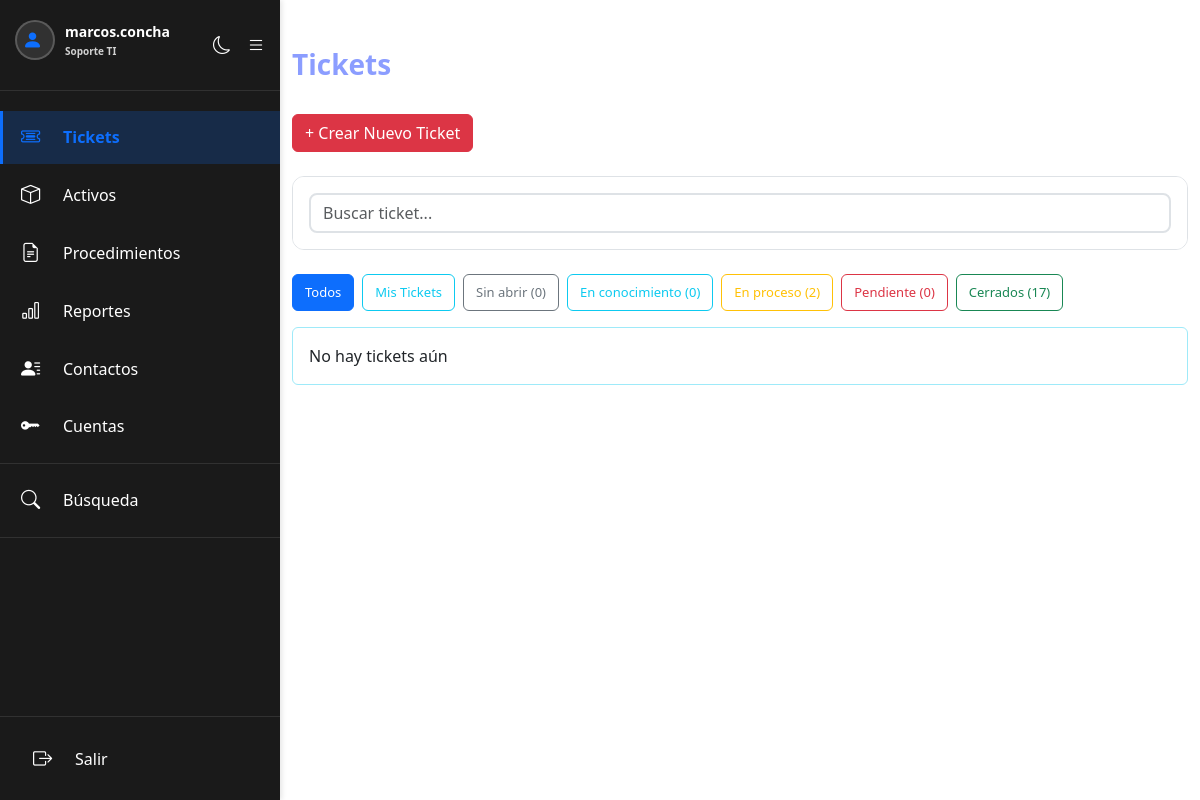
The page /tickets.php (signed in) on the database as committed earlier.
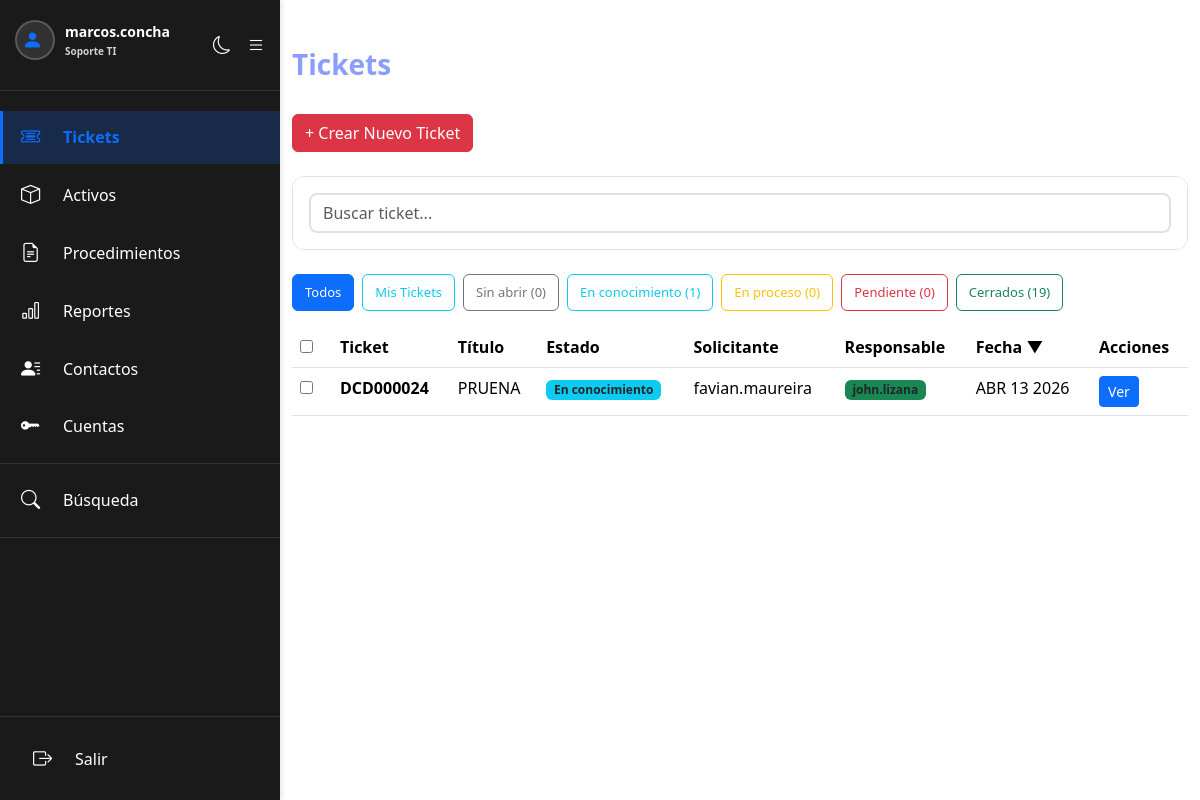
The same page on the database as committed later.
### tables this page shows
CREATE TABLE `tickets` (
  `id` int NOT NULL AUTO_INCREMENT,
  `ticket_padre_id` int DEFAULT NULL,
  `ticket_number` varchar(50) NOT NULL,
  `titulo` varchar(255) NOT NULL,
  `descripcion` longtext,
  `estado` varchar(50) DEFAULT 'sin abrir',
  `es_cerrado` tinyint(1) DEFAULT '0',
  `usuario_creador` int DEFAULT NULL,
  `nombre_solicitante` varchar(255) DEFAULT NULL,
  `propietario` int DEFAULT NULL,
  `responsable` int DEFAULT NULL,
  `fecha_creacion` datetime DEFAULT CURRENT_TIMESTAMP,
  `fecha_ultima_modificacion` datetime DEFAULT CURRENT_TIMESTAMP ON UPDATE CURRENT_TIMESTAMP,
  `motivo_cierre` varchar(255) DEFAULT NULL,
  `estado_cancelacion` varchar(255) DEFAULT NULL,
  PRIMARY KEY (`id`),
  UNIQUE KEY `ticket_number` (`ticket_number`),
  KEY `usuario_creador` (`usuario_creador`),
  KEY `propietario` (`propietario`),
  KEY `responsable` (`responsable`),
  KEY `fk_ticket_padre` (`ticket_padre_id`),
  CONSTRAINT `fk_ticket_padre` FOREIGN KEY (`ticket_padre_id`) REFERENCES `tickets` (`id`) ON DELETE CASCADE,
  CONSTRAINT `tickets_ibfk_1` FOREIGN KEY (`usuario_creador`) REFERENCES `users` (`id`),
  CONSTRAINT `tickets_ibfk_2` FOREIGN KEY (`propietario`) REFERENCES `users` (`id`),
  CONSTRAINT `tickets_ibfk_3` FOREIGN KEY (`responsable`) REFERENCES `users` (`id`)
);

CREATE TABLE `users` (
  `id` int NOT NULL AUTO_INCREMENT,
  `nombre_completo` varchar(255) DEFAULT NULL,
  `username` varchar(50) NOT NULL,
  `password` varchar(255) NOT NULL,
  `foto_perfil` varchar(255) DEFAULT NULL,
  `role` varchar(20) DEFAULT 'viewer',
  `created_at` datetime DEFAULT CURRENT_TIMESTAMP,
  `necesita_cambiar_password` tinyint(1) DEFAULT '0',
  `email` varchar(255) DEFAULT NULL,
  `numero_telefono` varchar(20) NOT NULL,
  `dpto_division` varchar(255) DEFAULT NULL,
  PRIMARY KEY (`id`),
  UNIQUE KEY `username` (`username`)
);

### includes/config.php (called while the page is built, shortened)
<?php
function formatearFecha($fecha) {
    $meses = ['', 'ENE', 'FEB', 'MAR', 'ABR', 'MAY', 'JUN', 'JUL', 'AGO', 'SEP', 'OCT', 'NOV', 'DIC'];
    $timestamp = strtotime($fecha);
    $mes = $meses[date('n', $timestamp)];
    $dia = date('d', $timestamp);
    $año = date('Y', $timestamp);
    return "$mes $dia $año";
}

### tickets.php (the view, shortened to what the changed rows need)
<?php
require_once 'includes/config.php';
$tickets = [];
$estado_filtro = $_GET["estado"] ?? "";
$mis_tickets = $_GET["mis_tickets"] ?? "";
$mostrar_cerrados = $_GET["cerrados"] ?? "0";
$pagina = max(1, (int)($_GET["pagina"] ?? 1));
$orden = $_GET["orden"] ?? "fecha";
$direccion = $_GET["dir"] ?? "DESC";
$tickets_por_pagina = 9;
$offset = ($pagina - 1) * $tickets_por_pagina;
$orden_map = [
    'ticket_number' => 't.ticket_number',
    'titulo' => 't.titulo',
    'estado' => 't.estado',
    'fecha' => 't.fecha_creacion',
    'solicitante' => 't.nombre_solicitante',
    'responsable' => 't.responsable'
];
$columna_orden = $orden_map[$orden];
$conteos_estado = [];
foreach (['sin abrir', 'en conocimiento', 'en proceso', 'pendiente de cierre'] as $est) {
    $stmt_conteo = $conexion->prepare("SELECT COUNT(*) as total FROM tickets WHERE es_cerrado = 0 AND estado = ?");
    $stmt_conteo->execute([$est]);
    $conteos_estado[$est] = $stmt_conteo->fetch(PDO::FETCH_ASSOC)['total'];
}
$stmt_conteo_cerrados = $conexion->prepare("SELECT COUNT(*) as total FROM tickets WHERE es_cerrado = 1");
$stmt_conteo_cerrados->execute();
$conteo_cerrados = $stmt_conteo_cerrados->fetch(PDO::FETCH_ASSOC)['total'];
try {
    $es_cerrado_condicion = ($mostrar_cerrados === "1") ? "1" : "0";
    if (!empty($mis_tickets) && $mis_tickets === "1") {
        $where = "t.es_cerrado = " . $es_cerrado_condicion . " AND t.responsable = ? AND (t.ticket_padre_id IS NULL OR t.usuario_creador = ?)";
        $params = [$_SESSION["user_id"], $_SESSION["user_id"]];
    } else {
        $where = "t.es_cerrado = " . $es_cerrado_condicion;
        $params = [];
    }
    $stmt = $conexion->prepare("
        SELECT t.*, u.username as creador_nombre,
               tp.ticket_number as padre_numero
        FROM tickets t
        JOIN users u ON t.usuario_creador = u.id
        LEFT JOIN tickets tp ON t.ticket_padre_id = tp.id
        WHERE " . $where . "
        ORDER BY " . $columna_orden . " " . $direccion . "
        LIMIT " . intval($tickets_por_pagina) . " OFFSET " . intval($offset) . "
    ");
    $stmt->execute($params);
    $tickets = $stmt->fetchAll(PDO::FETCH_ASSOC);
} catch (PDOException $e) {
    $error = "Error al obtener tickets: " . $e->getMessage();
}
function getEstadoColor($estado) {
    return match($estado) {
        'sin abrir' => 'secondary',
        'en conocimiento' => 'info',
        'en proceso' => 'warning',
        'ticket cerrado' => 'success',
        'pendiente de cierre' => 'danger',
        default => 'secondary'
    };
}
?>
<!DOCTYPE html>
<html lang="es" id="htmlRoot">
<head>
    <link href="https://cdn.jsdelivr.net/npm/bootstrap@5.3.8/dist/css/bootstrap.min.css" rel="stylesheet">
    <link href="css/dark-mode.css" rel="stylesheet">
</head>
<body>
    <?php include 'includes/sidebar.php'; ?>
    <div class="container mt-5">
        <div class="row mb-4">
            <div class="col-md-12">
                <h2>Tickets</h2><br>
            </div>
        </div>
        <div class="card mb-4">
            <div class="card-body">
            </div>
        </div>
        <div class="btn-filtro-container">
            <a href="tickets.php" class="btn <?php echo empty($estado_filtro) && empty($mis_tickets) ? 'btn-primary' : 'btn-outline-primary'; ?>" title="Todos los tickets abiertos">Todos</a>
            <a href="tickets.php?mis_tickets=1<?php echo !empty($busqueda) ? '&buscar=' . urlencode($busqueda) : ''; ?>" class="btn <?php echo !empty($mis_tickets) ? 'btn-info' : 'btn-outline-info'; ?>">Mis Tickets</a>
            <a href="tickets.php?estado=sin%20abrir<?php echo !empty($busqueda) ? '&buscar=' . urlencode($busqueda) : ''; ?>" class="btn <?php echo $estado_filtro === 'sin abrir' ? 'btn-secondary' : 'btn-outline-secondary'; ?>">Sin abrir (<?php echo $conteos_estado['sin abrir']; ?>)</a>
            <a href="tickets.php?estado=en%20conocimiento<?php echo !empty($busqueda) ? '&buscar=' . urlencode($busqueda) : ''; ?>" class="btn <?php echo $estado_filtro === 'en conocimiento' ? 'btn-info' : 'btn-outline-info'; ?>">En conocimiento (<?php echo $conteos_estado['en conocimiento']; ?>)</a>
            <a href="tickets.php?estado=en%20proceso<?php echo !empty($busqueda) ? '&buscar=' . urlencode($busqueda) : ''; ?>" class="btn <?php echo $estado_filtro === 'en proceso' ? 'btn-warning' : 'btn-outline-warning'; ?>">En proceso (<?php echo $conteos_estado['en proceso']; ?>)</a>
            <a href="tickets.php?estado=pendiente%20de%20cierre<?php echo !empty($busqueda) ? '&buscar=' . urlencode($busqueda) : ''; ?>" class="btn <?php echo $estado_filtro === 'pendiente de cierre' ? 'btn-danger' : 'btn-outline-danger'; ?>">Pendiente (<?php echo $conteos_estado['pendiente de cierre']; ?>)</a>
            <a href="tickets.php?cerrados=1<?php echo !empty($busqueda) ? '&buscar=' . urlencode($busqueda) : ''; ?>" class="btn <?php echo $mostrar_cerrados === '1' ? 'btn-success' : 'btn-outline-success'; ?>">Cerrados (<?php echo $conteo_cerrados; ?>)</a>
        </div>
        <?php if (empty($tickets)): ?>
            <div class="alert alert-info">
                <?php echo !empty($busqueda) ? "No se encontraron tickets con esa búsqueda" : "No hay tickets aún"; ?>
            </div>
        <?php else: ?>
            <div class="table-responsive">
                    <table class="table table-hover">
                        <thead>
                            <tr>
                                <th style="width: 40px;"><input type="checkbox" id="selectAll" onchange="toggleSelectAll(this)"></th>
                                <th><a href="?orden=ticket_number&dir=<?php echo $orden === 'ticket_number' && $direccion === 'ASC' ? 'DESC' : 'ASC'; ?><?php echo !empty($busqueda) ? '&buscar=' . urlencode($busqueda) : ''; ?>&pagina=1" style="text-decoration: none; color: inherit;">Ticket <?php echo $orden === 'ticket_number' ? ($direccion === 'ASC' ? '▲' : '▼') : ''; ?></a></th>
                                <th><a href="?orden=titulo&dir=<?php echo $orden === 'titulo' && $direccion === 'ASC' ? 'DESC' : 'ASC'; ?><?php echo !empty($busqueda) ? '&buscar=' . urlencode($busqueda) : ''; ?>&pagina=1" style="text-decoration: none; color: inherit;">Título <?php echo $orden === 'titulo' ? ($direccion === 'ASC' ? '▲' : '▼') : ''; ?></a></th>
                                <th><a href="?orden=estado&dir=<?php echo $orden === 'estado' && $direccion === 'ASC' ? 'DESC' : 'ASC'; ?><?php echo !empty($busqueda) ? '&buscar=' . urlencode($busqueda) : ''; ?>&pagina=1" style="text-decoration: none; color: inherit;">Estado <?php echo $orden === 'estado' ? ($direccion === 'ASC' ? '▲' : '▼') : ''; ?></a></th>
                                <th><a href="?orden=solicitante&dir=<?php echo $orden === 'solicitante' && $direccion === 'ASC' ? 'DESC' : 'ASC'; ?><?php echo !empty($busqueda) ? '&buscar=' . urlencode($busqueda) : ''; ?>&pagina=1" style="text-decoration: none; color: inherit;">Solicitante <?php echo $orden === 'solicitante' ? ($direccion === 'ASC' ? '▲' : '▼') : ''; ?></a></th>
                                <th><a href="?orden=responsable&dir=<?php echo $orden === 'responsable' && $direccion === 'ASC' ? 'DESC' : 'ASC'; ?><?php echo !empty($busqueda) ? '&buscar=' . urlencode($busqueda) : ''; ?>&pagina=1" style="text-decoration: none; color: inherit;">Responsable <?php echo $orden === 'responsable' ? ($direccion === 'ASC' ? '▲' : '▼') : ''; ?></a></th>
                                <th><a href="?orden=fecha&dir=<?php echo $orden === 'fecha' && $direccion === 'ASC' ? 'DESC' : 'ASC'; ?><?php echo !empty($busqueda) ? '&buscar=' . urlencode($busqueda) : ''; ?>&pagina=1" style="text-decoration: none; color: inherit;">Fecha <?php echo $orden === 'fecha' ? ($direccion === 'ASC' ? '▲' : '▼') : ''; ?></a></th>
                                <th>Acciones</th>
                            </tr>
                        </thead>
                        <tbody>
                            <?php foreach ($tickets as $ticket): ?>
                            <tr class="ticket-list-row" onclick="if(event.target.tagName !== 'INPUT') window.location='ver_ticket.php?id=<?php echo htmlspecialchars($ticket["id"]); ?>'">
                                <td onclick="event.stopPropagation();"><input type="checkbox" class="ticket-checkbox" value="<?php echo $ticket['id']; ?>"></td>
                                <td>
                                    <strong><?php echo htmlspecialchars($ticket["ticket_number"]); ?></strong>
                                </td>
                                <td><?php echo htmlspecialchars($ticket["titulo"]); ?></td>
                                <td><span class="badge bg-<?php echo getEstadoColor($ticket["estado"]); ?>"><?php echo ucfirst(htmlspecialchars($ticket["estado"])); ?></span></td>
                                <td><?php echo htmlspecialchars($ticket["nombre_solicitante"] ?? "N/A"); ?></td>
                                <td>
                                    <?php
                                    if ($ticket["responsable"]) {
                                        $stmt = $conexion->prepare("SELECT username FROM users WHERE id = ?");
                                        $stmt->execute([$ticket["responsable"]]);
                                        $resp = $stmt->fetch(PDO::FETCH_ASSOC);
                                        echo '<span class="badge bg-success">' . htmlspecialchars($resp["username"]) . '</span>';
                                    } else {
                                        echo '<span class="badge bg-secondary">Sin asignar</span>';
                                    }
                                    ?>
                                </td>
                                <td><?php echo formatearFecha($ticket["fecha_creacion"]); ?></td>
                                <td onclick="event.stopPropagation();">
                                    <a href="ver_ticket.php?id=<?php echo htmlspecialchars($ticket["id"]); ?>" class="btn btn-sm btn-primary">Ver</a>
                                </td>
                            </tr>
                            <?php endforeach; ?>
                        </tbody>
                    </table>
                </div>
            </div>
        <?php endif; ?>
    </div>
</body>
</html>

Rows that differ between the two databases and show on the page:
now on this page (row edited): tickets: ticket_number "DCD000024", titulo "PRUENA", estado "En conocimiento", nombre_solicitante "favian.maureira", responsable.username "john.lizana", fecha_creacion "ABR 13 2026"
Other text that changed with them:
$conteos_estado['en conocimiento']: "0" → "1"
$conteos_estado['en proceso']: "2" → "0"
$conteo_cerrados: "17" → "19"
form field value: (not shown) → "☐"
text no longer shown: "No hay tickets aún"
text now shown: "Ticket Título Estado Solicitante Responsable Fecha ▼ Acciones"
